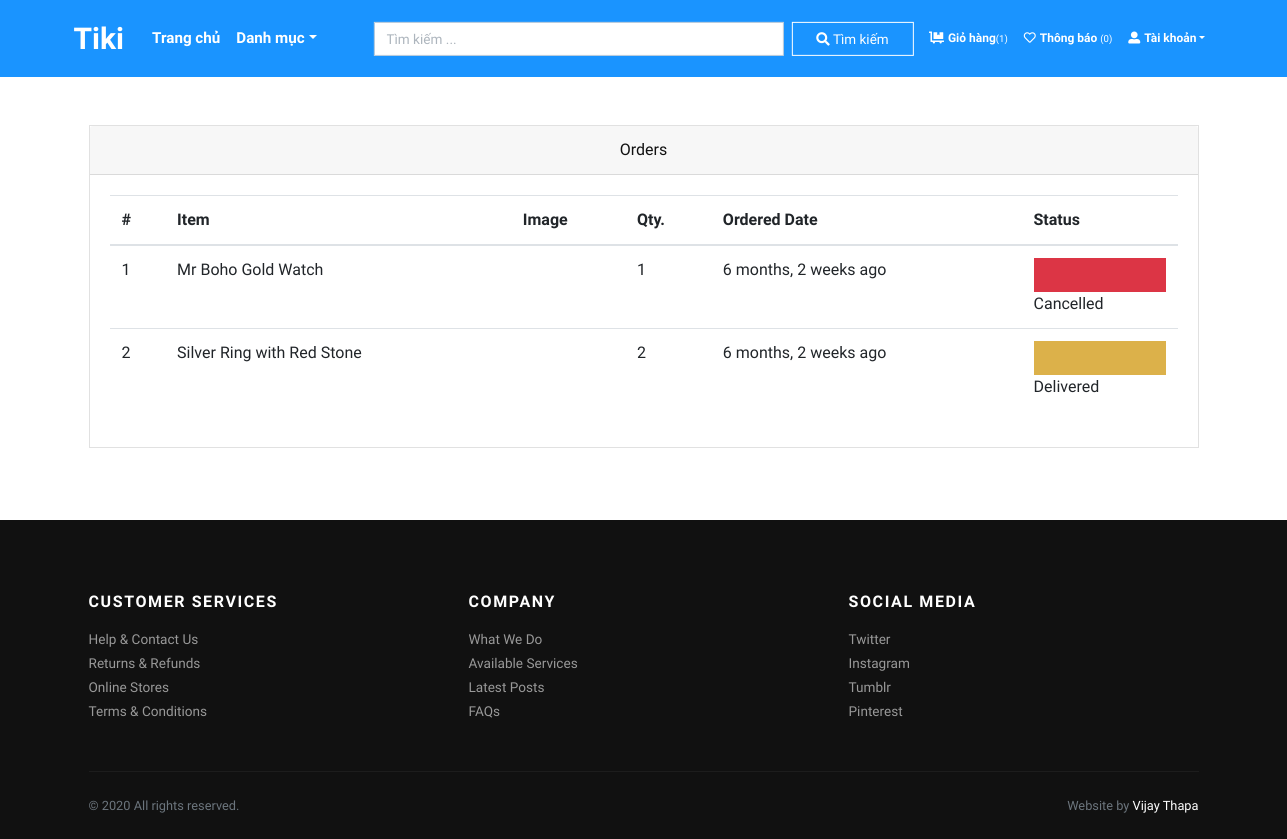
The page /orders/ (signed in) on the database as committed earlier.
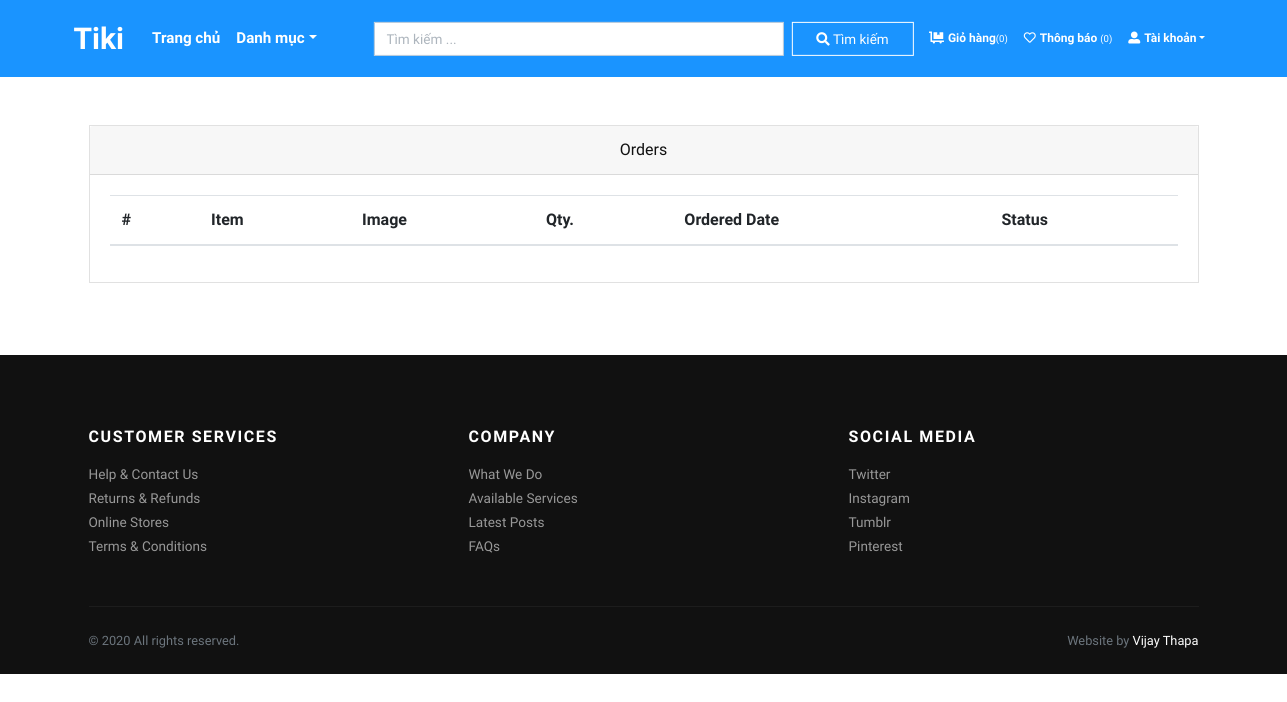
The same page on the database as committed later.
### store/models.py (models this page shows, shortened)
class Order(models.Model):
    user = models.ForeignKey(User, verbose_name="Tên tài khoản", on_delete=models.CASCADE)
    address = models.ForeignKey(Address, verbose_name="Địa chỉ", on_delete=models.CASCADE)
    product = models.ForeignKey(Product, verbose_name="Sản phẩm", on_delete=models.CASCADE)
    quantity = models.PositiveIntegerField(verbose_name="Số lượng")
    ordered_date = models.DateTimeField(auto_now_add=True, verbose_name="Ordered Date")
    status = models.CharField(
        choices=STATUS_CHOICES,
        max_length=50,
        default="Pending"
        )

class Product(models.Model):
    title = models.CharField(max_length=150, verbose_name="Product Title")
    slug = models.SlugField(max_length=160, verbose_name="Product Slug")
    sku = models.CharField(max_length=255, unique=True, verbose_name="Unique Product ID (SKU)")
    short_description = models.TextField(verbose_name="Short Description")
    detail_description = models.TextField(blank=True, null=True, verbose_name="Detail Description")
    product_image = models.ImageField(upload_to='product', blank=True, null=True, verbose_name="Product Image")
    price = models.DecimalField(max_digits=8, decimal_places=2)
    category = models.ForeignKey(Category, verbose_name="Product Categoy", on_delete=models.CASCADE)
    is_active = models.BooleanField(verbose_name="Is Active?")
    is_featured = models.BooleanField(verbose_name="Is Featured?")
    created_at = models.DateTimeField(auto_now_add=True, verbose_name="Created Date")
    updated_at = models.DateTimeField(auto_now=True, verbose_name="Updated Date")
    class Meta:
        verbose_name_plural = 'Products'
        ordering = ('-created_at', )

### store/views.py (the view)
# urls.py: path('orders/', views.orders, name="orders"),
@login_required
def orders(request):
    all_orders = Order.objects.filter(user=request.user).order_by('-ordered_date')
    return render(request, 'store/orders.html', {'orders': all_orders})

### store/context_preprocessors.py (called while the page is built)
def store_menu(request):
    categories = Category.objects.filter(is_active=True)
    context = {
        'categories_menu': categories,
    }
    return context

def cart_menu(request):
    if request.user.is_authenticated:
        cart_items= Cart.objects.filter(user=request.user)
        context = {
            'cart_items': cart_items,
        }
    else:
        context = {}
    return context

### templates/store/orders.html (shortened to what this page needs)
{% extends 'base.html' %}
{% load static %}
{% load humanize %}
    {% block content %}
      <div class="container py-5">
        <div class="row">
          <div class="col-lg-12">
            <div class="card mb-4" id="tables">
              <div class="card-header text-center">Orders</div>
              <div class="card-body">
                <table class="table table-hover">
                  <thead>
                    <tr>
                      <th>#</th>
                      <th>Item</th>
                      <th>Image</th>
                      <th>Qty.</th>
                      <th>Ordered Date</th>
                      <th>Status</th>
                    </tr>
                  </thead>
                  <tbody>
                    {% if orders %}
                    {% for order in orders %}
                    <tr>
                      <td>{{forloop.counter}}</td>
                      <td>{{order.product.title}}</td>
                      <td>
                      </td>
                      <td>{{order.quantity}}</td>
                      <td>{{order.ordered_date|naturaltime}}</td>
                      <td>
                        {% if order.status == 'Delivered' %}
                        <div class="bg-light border border-primary">
                            <div class="p-3 bg-primary" style="width:100%;"></div>
                        </div>
                        {% endif %}
                        {% if order.status == 'Cancelled' %}
                        <div class="bg-light border border-danger">
                            <div class="p-3 bg-danger" style="width:100%;"></div>
                        </div>
                        {% endif %}
                        {{order.status}}
                      </td>
                    </tr>
                    {% endfor %}
                    {% endif %}
                  </tbody>
                </table>
              </div>
            </div>
          </div>
        </div>
      </div>
{% endblock content %}

### templates/base.html (shortened to what this page needs)
{% load static %}
<!DOCTYPE html>
<html>
  <head>
    <link rel="stylesheet" href="{% static 'vendor/bootstrap/css/bootstrap.min.css' %}">
    <link rel="stylesheet" href="{% static 'vendor/lightbox2/css/lightbox.min.css' %}">
    <link rel="stylesheet" href="{% static 'vendor/nouislider/nouislider.min.css' %}">
    <link rel="stylesheet" href="{% static 'vendor/bootstrap-select/css/bootstrap-select.min.css' %}">
    <link rel="stylesheet" href="{% static 'vendor/owl.carousel2/assets/owl.carousel.min.css' %}">
    <link rel="stylesheet" href="{% static 'vendor/owl.carousel2/assets/owl.theme.default.css' %}">
    <link rel="stylesheet" href="{% static 'css/style.default.css' %}" id="theme-stylesheet">
    <link rel="stylesheet" href="{% static 'css/custom.css' %}">
  </head>
  <body>
    <div class="page-holder" >
      {% include 'navbar.html' %}
      {% block content %}
      {% endblock content %}
      {% include 'footer.html' %}
      {% include 'scripts.html' %}

### templates/navbar.html (shortened to what this page needs)
{% load static %}
<header class="header" style="background-color: #1a94ff;">
  <div class="container px-0 px-lg-0">
    <nav class="navbar navbar-expand-lg navbar-light py-3 px-lg-0">
      <span class="font-weight-bold text-white" style="font-size: 30px; margin-right: 20px;">Tiki</span></a>
      <a
        class="navbar-brand"
        href="{% url 'store:home' %}">
        <form class="form-inline my-2 my-lg-0" >
          <input class="form-control mr-sm-2" action="" style="width: 410px;font-size: 13.5px" method="GET" type="search"
            placeholder="Tìm kiếm ..." aria-label="Search" name="q">
          <button class="btn" style="color: white;border-color: white;font-size: 13.5px ; " type="submit"><i class="fa fa-search" ></i> Tìm kiếm</button>
        </form>
      <div class="collapse navbar-collapse" id="navbarSupportedContent">
        <ul class="navbar-nav mr-auto">
          <li class="nav-item">
            <a class="nav-link active text-white"href="{% url 'store:home' %}">   Trang chủ</a>
          </li>
          <li class="nav-item dropdown"><a class="nav-link dropdown-toggle
              text-white" id="pagesDropdown" href="#"
              data-toggle="dropdown" aria-haspopup="true" aria-expanded="false">      Danh mục</a>
            </li>
          </ul>
          <ul class="navbar-nav ml-auto">
            {% if request.user.is_authenticated %}
            <li class="nav-item" ><a class="nav-link my text-white" style="font-size: 12px;" href="{% url 'store:cart' %}"> <i
                  class="fas fa-dolly-flatbed mr-1 text-white"></i>Giỏ hàng<small
                  class="text-white">({{cart_items.count}})</small></a></li>
            <li class="nav-item">
              <a class="nav-link my text-white" style="font-size: 12px;" href="#">
                <i class="far fa-heart mr-1"> </i>Thông báo
                <small class="text-white"> (0)</small>
              </a>
            </li>
            <li class="nav-item dropdown"><a class="nav-link dropdown-toggle
                text-white" style="font-size: 12px;" id="pagesDropdown" href="#"
                data-toggle="dropdown" aria-haspopup="true"
                aria-expanded="false"><i
                  class="fas fa-user-alt mr-1 text-white"></i>Tài khoản</a></a>
            {% else %}
            <li class="nav-item"><a class="nav-link text-white" style="font-size: 15px;" href="{% url 'store:login' %}">Đăng nhập</a></li>
            <li class="nav-item"><a class="nav-link text-white" style="font-size: 15px;" href="{% url 'store:register' %}">Tạo tài khoản</a></li>
            {% endif %}
      </nav>
    </div>
  </header>

### templates/footer.html
<footer class="bg-dark text-white">
        <div class="container py-4">
          <div class="row py-5">
            <div class="col-md-4 mb-3 mb-md-0">
              <h6 class="text-uppercase mb-3">Customer services</h6>
              <ul class="list-unstyled mb-0">
                <li><a class="footer-link" href="#">Help &amp; Contact Us</a></li>
                <li><a class="footer-link" href="#">Returns &amp; Refunds</a></li>
                <li><a class="footer-link" href="#">Online Stores</a></li>
                <li><a class="footer-link" href="#">Terms &amp; Conditions</a></li>
              </ul>
            </div>
            <div class="col-md-4 mb-3 mb-md-0">
              <h6 class="text-uppercase mb-3">Company</h6>
              <ul class="list-unstyled mb-0">
                <li><a class="footer-link" href="#">What We Do</a></li>
                <li><a class="footer-link" href="#">Available Services</a></li>
                <li><a class="footer-link" href="#">Latest Posts</a></li>
                <li><a class="footer-link" href="#">FAQs</a></li>
              </ul>
            </div>
            <div class="col-md-4">
              <h6 class="text-uppercase mb-3">Social media</h6>
              <ul class="list-unstyled mb-0">
                <li><a class="footer-link" href="#">Twitter</a></li>
                <li><a class="footer-link" href="#">Instagram</a></li>
                <li><a class="footer-link" href="#">Tumblr</a></li>
                <li><a class="footer-link" href="#">Pinterest</a></li>
              </ul>
            </div>
          </div>
          <div class="border-top pt-4" style="border-color: #1d1d1d !important">
            <div class="row">
              <div class="col-lg-6">
                <p class="small text-muted mb-0">&copy; 2020 All rights reserved.</p>
              </div>
              <div class="col-lg-6 text-lg-right">
                <p class="small text-muted mb-0">Website by <a class="text-white reset-anchor" href="https://www.youtube.com/vijaythapa" target="_blank">Vijay Thapa</a></p>
              </div>
            </div>
          </div>
        </div>
      </footer>

### templates/scripts.html (shortened to what this page needs)
{% load static %}
      <link rel="stylesheet" href="https://use.fontawesome.com/releases/v5.7.1/css/all.css">
    </div>
  </body>
</html>

### tikishop/static/css/style.default.css (style rules this page uses)
.navbar { position: relative; }
@media (min-width: 992px) { .navbar-brand { position: absolute; top: 50%; left: 50%; -webkit-transform: translate(-50%, -50%); transform: translate(-50%, -50%); } }
.footer-link { font-size: 0.85rem; position: relative; color: #999; transition: all 0.3s; }
.footer-link::before { content: '\f0da'; display: inline-block; font-family: 'Font Awesome\ 5 Free'; font-weight: 900; position: absolute; top: 50%; left: 0; -webkit-transform: translateY(-50%); transform: translateY(-50%); color: #fff; transition: all 0.3s; opacity: 0; }
.text-uppercase { text-transform: uppercase; letter-spacing: 0.1em; }
.reset-anchor { color: inherit; transition: all 0.3s; }
.navbar { padding: 0.5rem 1rem; }
.navbar-brand { display: inline-block; padding-top: 0.3125rem; padding-bottom: 0.3125rem; margin-right: 1rem; font-size: 1.25rem; }
.navbar-light .navbar-brand { color: #dcb14a; }
.navbar-light .navbar-nav .nav-link { color: rgba(17, 17, 17, 0.99); font-weight: 800; font-size: 0.95rem; transition: all 0.3s; }
.navbar-light .navbar-nav .show > .nav-link, .navbar-light .navbar-nav .active > .nav-link, .navbar-light .navbar-nav .nav-link.show, .navbar-light .navbar-nav .nav-link.active { color: #dcb14a; }
.btn { font-weight: 400; border: 1px solid transparent; font-family: inherit; padding: 0.375rem 1.5rem; font-size: 1rem; line-height: 1.5; border-radius: 0; transition: color 0.15s ease-in-out, background-color 0.15s ease-in-out, border-color 0.15s ease-in-out, box-shadow 0.15s ease-in-out; }
body { font-family: "Libre Franklin", sans-serif; font-size: 1rem; font-weight: 400; line-height: 1.5; color: #111111; background-color: #fff; }
a { color: #dcb14a; text-decoration: none; }
h1, h2, h3, h4, h5, h6, .h1, .h2, .h3, .h4, .h5, .h6 { margin-bottom: 0.5rem; font-family: inherit; font-weight: 900; line-height: 1.2; color: inherit; }
h6, .h6 { font-size: 1rem; }
small, .small { font-size: 80%; font-weight: 400; }
.bg-dark { background-color: #111111 !important; }
.form-control { padding: 0.375rem 0.75rem; font-size: 1rem; line-height: 1.5; color: #495057; background-color: #fff; border: 1px solid #ced4da; border-radius: 0; transition: border-color 0.15s ease-in-out, box-shadow 0.15s ease-in-out; }
.form-control::placeholder { color: #adb5bd; font-size: 0.85rem; font-weight: 400; }
.nav-link { padding: 0.5rem 1rem; }
.card { background-color: #fff; border: 1px solid rgba(17, 17, 17, 0.125); border-radius: 0; }
.card-body { padding: 1.25rem; }
.card-header { padding: 0.75rem 1.25rem; background-color: rgba(17, 17, 17, 0.03); border-bottom: 1px solid rgba(17, 17, 17, 0.125); }
.card-header:first-child { border-radius: calc(0 - 1px) calc(0 - 1px) 0 0; }

Rows that differ between the two databases and show on the page:
removed Order: product "Mr Boho Gold Watch", quantity "1", ordered_date "6 months, 2 weeks ago", status "Cancelled"
removed Order: product "Silver Ring with Red Stone", quantity "2", ordered_date "6 months, 2 weeks ago", status "Delivered"
Other text that changed with them:
{{ cart_items.count }}: "1" → "0"
